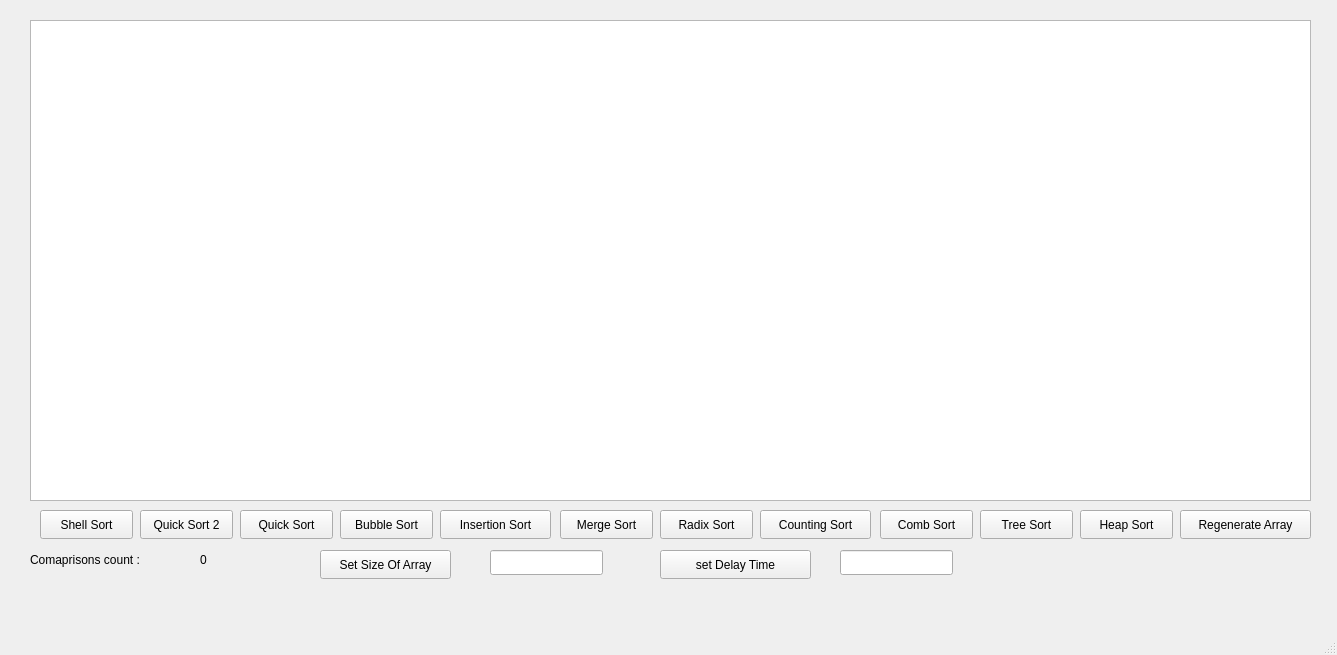
<?xml version="1.0" encoding="UTF-8"?>
<ui version="4.0">
 <class>MainWindow</class>
 <widget class="QMainWindow" name="MainWindow">
  <property name="geometry">
   <rect>
    <x>0</x>
    <y>0</y>
    <width>1337</width>
    <height>655</height>
   </rect>
  </property>
  <property name="windowTitle">
   <string>MainWindow</string>
  </property>
  <widget class="QWidget" name="centralwidget">
   <widget class="QPushButton" name="Radix_Button">
    <property name="geometry">
     <rect>
      <x>660</x>
      <y>510</y>
      <width>93</width>
      <height>29</height>
     </rect>
    </property>
    <property name="text">
     <string>Radix Sort</string>
    </property>
   </widget>
   <widget class="QPushButton" name="Heap_Button">
    <property name="geometry">
     <rect>
      <x>1080</x>
      <y>510</y>
      <width>93</width>
      <height>29</height>
     </rect>
    </property>
    <property name="text">
     <string>Heap Sort</string>
    </property>
   </widget>
   <widget class="QPushButton" name="Tree_Button">
    <property name="geometry">
     <rect>
      <x>980</x>
      <y>510</y>
      <width>93</width>
      <height>29</height>
     </rect>
    </property>
    <property name="text">
     <string>Tree Sort</string>
    </property>
   </widget>
   <widget class="QPushButton" name="Insertion_Button">
    <property name="geometry">
     <rect>
      <x>440</x>
      <y>510</y>
      <width>111</width>
      <height>29</height>
     </rect>
    </property>
    <property name="text">
     <string>Insertion Sort</string>
    </property>
   </widget>
   <widget class="QPushButton" name="Quick_Button">
    <property name="geometry">
     <rect>
      <x>240</x>
      <y>510</y>
      <width>93</width>
      <height>29</height>
     </rect>
    </property>
    <property name="text">
     <string>Quick Sort</string>
    </property>
   </widget>
   <widget class="QPushButton" name="Bubble_Button">
    <property name="geometry">
     <rect>
      <x>340</x>
      <y>510</y>
      <width>93</width>
      <height>29</height>
     </rect>
    </property>
    <property name="text">
     <string>Bubble Sort</string>
    </property>
   </widget>
   <widget class="QPushButton" name="Merge_button">
    <property name="geometry">
     <rect>
      <x>560</x>
      <y>510</y>
      <width>93</width>
      <height>29</height>
     </rect>
    </property>
    <property name="text">
     <string>Merge Sort</string>
    </property>
   </widget>
   <widget class="QPushButton" name="Comb_Button">
    <property name="geometry">
     <rect>
      <x>880</x>
      <y>510</y>
      <width>93</width>
      <height>29</height>
     </rect>
    </property>
    <property name="text">
     <string>Comb Sort</string>
    </property>
   </widget>
   <widget class="QPushButton" name="Counting_Button">
    <property name="geometry">
     <rect>
      <x>760</x>
      <y>510</y>
      <width>111</width>
      <height>29</height>
     </rect>
    </property>
    <property name="text">
     <string>Counting Sort</string>
    </property>
   </widget>
   <widget class="QPushButton" name="Quick_Button_2">
    <property name="geometry">
     <rect>
      <x>140</x>
      <y>510</y>
      <width>93</width>
      <height>29</height>
     </rect>
    </property>
    <property name="text">
     <string>Quick Sort 2</string>
    </property>
   </widget>
   <widget class="QPushButton" name="Shell_Button">
    <property name="geometry">
     <rect>
      <x>40</x>
      <y>510</y>
      <width>93</width>
      <height>29</height>
     </rect>
    </property>
    <property name="text">
     <string>Shell Sort</string>
    </property>
   </widget>
   <widget class="QLabel" name="label">
    <property name="geometry">
     <rect>
      <x>30</x>
      <y>550</y>
      <width>141</width>
      <height>20</height>
     </rect>
    </property>
    <property name="text">
     <string>Comaprisons count :</string>
    </property>
   </widget>
   <widget class="QGraphicsView" name="graphicsView">
    <property name="geometry">
     <rect>
      <x>30</x>
      <y>20</y>
      <width>1281</width>
      <height>481</height>
     </rect>
    </property>
   </widget>
   <widget class="QLabel" name="CompCount">
    <property name="geometry">
     <rect>
      <x>200</x>
      <y>550</y>
      <width>63</width>
      <height>20</height>
     </rect>
    </property>
    <property name="text">
     <string>0</string>
    </property>
   </widget>
   <widget class="QLineEdit" name="ArraySize">
    <property name="geometry">
     <rect>
      <x>490</x>
      <y>550</y>
      <width>113</width>
      <height>25</height>
     </rect>
    </property>
   </widget>
   <widget class="QPushButton" name="arraySize_Button">
    <property name="geometry">
     <rect>
      <x>320</x>
      <y>550</y>
      <width>131</width>
      <height>29</height>
     </rect>
    </property>
    <property name="text">
     <string>Set Size Of Array</string>
    </property>
   </widget>
   <widget class="QPushButton" name="Generate_Button">
    <property name="geometry">
     <rect>
      <x>1180</x>
      <y>510</y>
      <width>131</width>
      <height>29</height>
     </rect>
    </property>
    <property name="text">
     <string>Regenerate Array</string>
    </property>
   </widget>
   <widget class="QPushButton" name="SetDelayButton">
    <property name="geometry">
     <rect>
      <x>660</x>
      <y>550</y>
      <width>151</width>
      <height>29</height>
     </rect>
    </property>
    <property name="text">
     <string>set Delay Time</string>
    </property>
   </widget>
   <widget class="QLineEdit" name="DelayTiming">
    <property name="geometry">
     <rect>
      <x>840</x>
      <y>550</y>
      <width>113</width>
      <height>25</height>
     </rect>
    </property>
   </widget>
   <zorder>graphicsView</zorder>
   <zorder>Radix_Button</zorder>
   <zorder>Heap_Button</zorder>
   <zorder>Tree_Button</zorder>
   <zorder>Insertion_Button</zorder>
   <zorder>Quick_Button</zorder>
   <zorder>Bubble_Button</zorder>
   <zorder>Merge_button</zorder>
   <zorder>Comb_Button</zorder>
   <zorder>Counting_Button</zorder>
   <zorder>Quick_Button_2</zorder>
   <zorder>Shell_Button</zorder>
   <zorder>label</zorder>
   <zorder>CompCount</zorder>
   <zorder>ArraySize</zorder>
   <zorder>arraySize_Button</zorder>
   <zorder>Generate_Button</zorder>
   <zorder>SetDelayButton</zorder>
   <zorder>DelayTiming</zorder>
  </widget>
  <widget class="QMenuBar" name="menubar">
   <property name="geometry">
    <rect>
     <x>0</x>
     <y>0</y>
     <width>1337</width>
     <height>26</height>
    </rect>
   </property>
  </widget>
  <widget class="QStatusBar" name="statusbar"/>
 </widget>
 <resources/>
 <connections/>
</ui>
